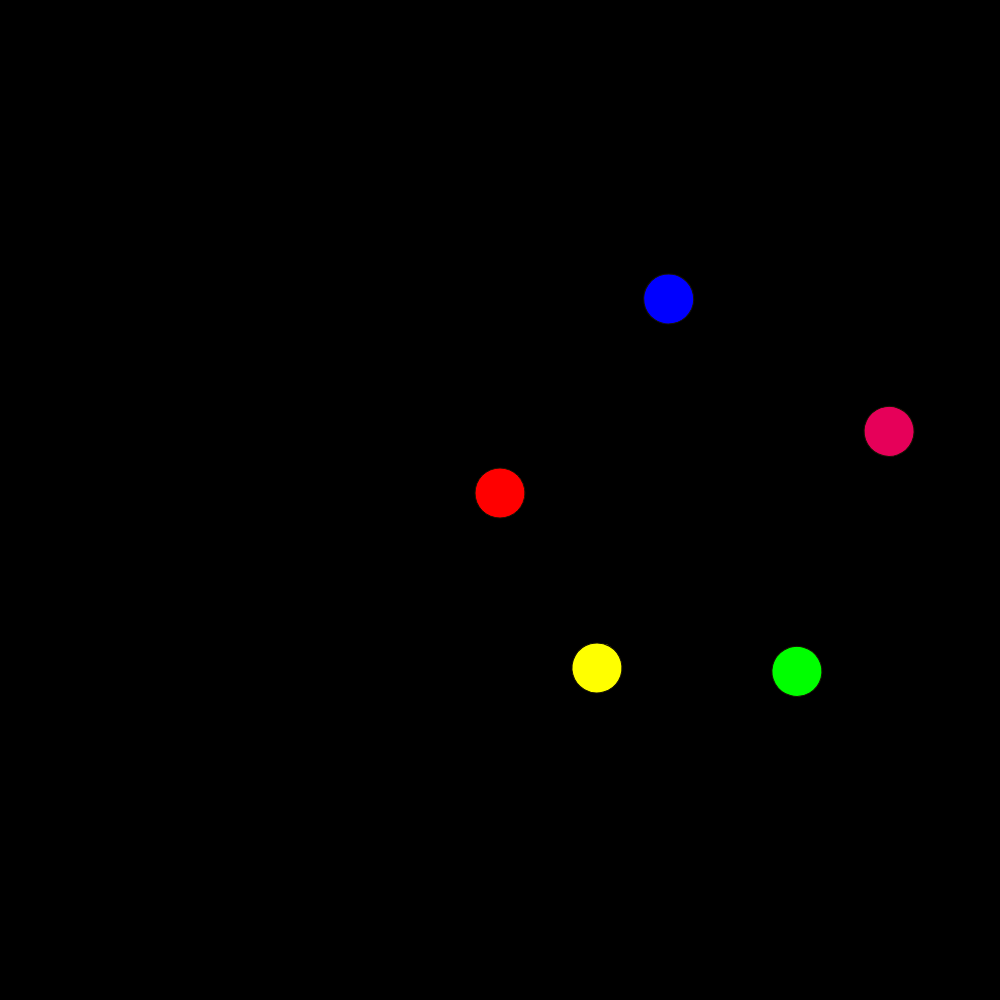
Frame 1 (no input)
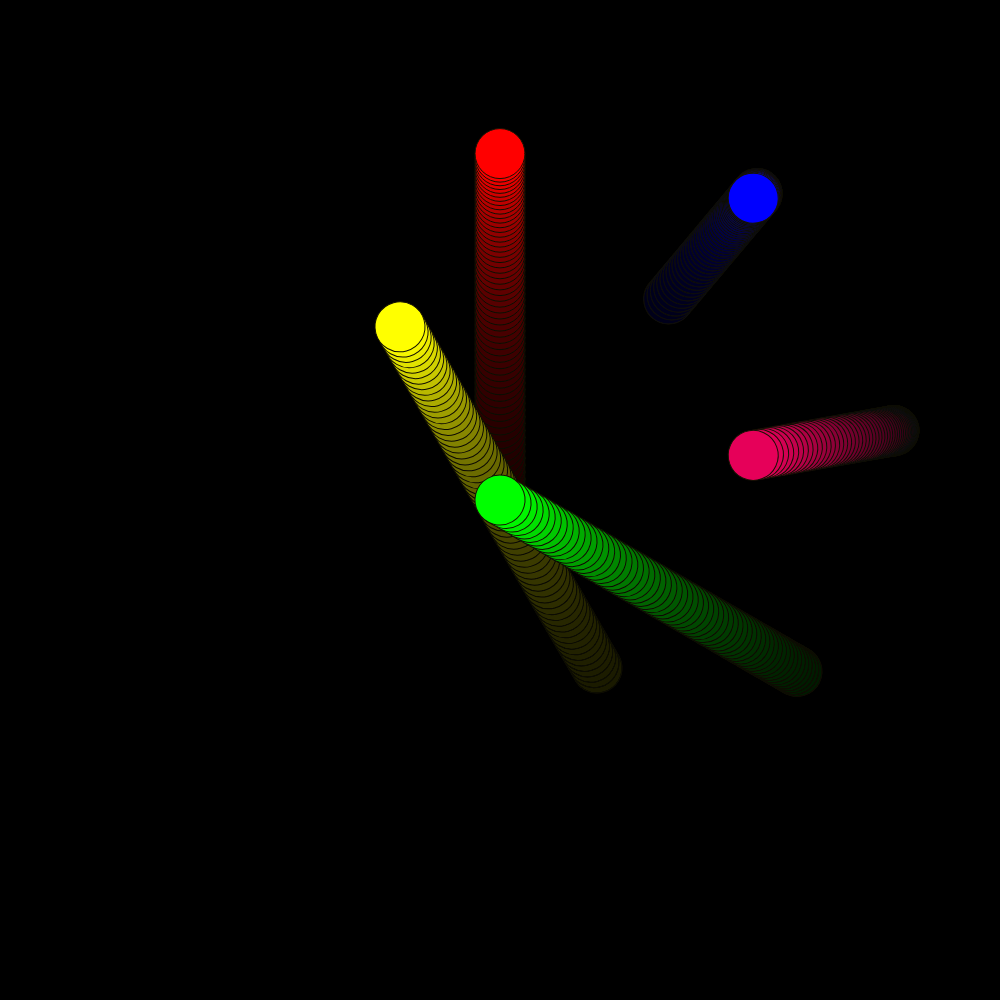
Frame 60 (no input)
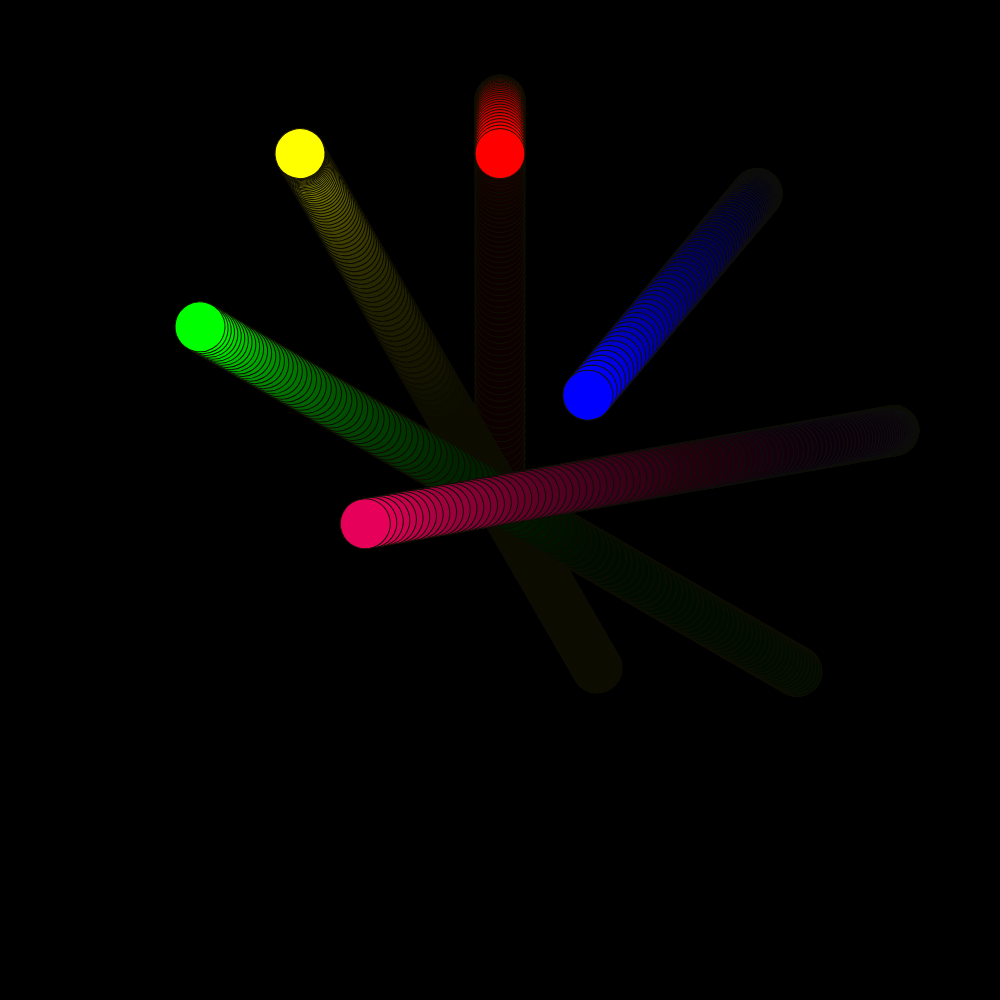
Frame 120 (the mouse pressed at the canvas centre since frame 60)

The p5.js sketch that drew these frames (run headless with seeded random() and noise() and a simulated clock; from frame 60 on, the mouse is pressed at the canvas centre):

// p5.js sketch
// ── sketch.js
let greg; // me
let mj;   // mj
let chewko; // a dog we know
let shapa; // another dog
let grla; // mj's father
let group=[];


function setup() {
  createCanvas(windowHeight, windowHeight);
  background(0);
  angleMode(DEGREES);
  greg = new Ball(color(255,0,0),0);
  group.push(greg)
  mj = new Ball(color(0,255,0),120);
  group.push(mj);
  chewko = new Ball(color(0,0,255),220);
  group.push(chewko);
  shapa = new Ball(color(255,255,0),330);
  group.push(shapa);
  grla = new Ball(color(230,0,89),440);
  group.push(grla);
  print(group);
  
  
}

function draw() {
  //background(0);
  
  fill(0,10);
  rect(0,0,width,height);
  translate(width/2,height/2);
  
  for (let i =0; i<group.length;i++){
    push();
    rotate(group[i].a);
    group[i].updateY(frameCount % 360);
    group[i].show();
    pop();
    
  }
  
}
  
function mouseClicked(){
  
  let addball = new Ball(color(random(255), random(255), random(255)), random(360))
  group.push(addball);
  

}



// class in sketch
class Ball {
  constructor(c,a) {
    this.x = 0;
    this.y = 0;
    this.c = c; // color
    this.a = a; // angle

  }
  show() {
    push();
    translate(this.x-width/2,this.y-height/2);
    rotate(this.a);
    fill(this.c);
    stroke(22,18,3);
    ellipse(0,0, width/20, height/20);
    pop();
  }
  updateY(x) {  // just use this one and rotate to get the other angles
    this.y = map(sin(x + this.a), 0, 1, height/2, height/10); // from the middle to the edges
    this.x = width/2
   
  }
  updateX(y) { // dont use this one 
    this.x = map(cos(y), 0, 1, width/2, width/10);
  }
}
